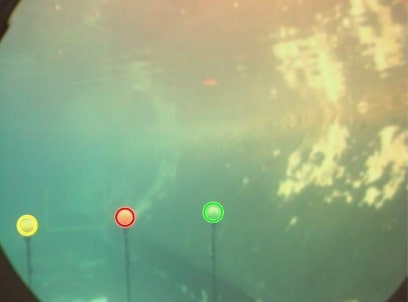
#> input picture feature.jpg, 408 x 302 px
$ python -i part3_3.py   (imports and definitions only)
#> lines starting #> are read from the running program, lines starting #| are printed output that depends on the picture
# -*- coding: utf-8 -*-

import os
import sys
# This try-catch is a workaround for Python3 when used with ROS; it is not needed for most platforms
# [4 lines not run here, left out]
import cv2
import matplotlib.pyplot as plt
import numpy as np
from scipy.stats import multivariate_normal as mvn
prev_centroid = []
thresold = np.array([.00025])
# [81 lines left out: functions get_thresholded_pdf, draw_buoy_contour, detectTuning, not called in this run]

def detectbuoy(img):
    K = 4
    colors = ['Red', 'Yellow', 'Green']
    colors_value = [(0,0,255),(0,255,255),(0,255,0)]
    # prev_centroid = []
    for i in range(0,3):
        w=np.load('parameters/weights_' +colors[i] + '.npy')
        Sigma=np.load('parameters/cv_' +colors[i] + '.npy')
        mean=np.load('parameters/mean_' +colors[i] + '.npy')
        nr, nc, d = img.shape
        n=nr*nc
        xtest=np.reshape(img,(n,d))
        likelihoods=np.zeros((K,n))
        log_likelihood=np.zeros(n)
        for k in range(K):
            likelihoods[k] = w[k] * mvn.pdf(xtest, mean[k], Sigma[k],allow_singular=True)
            log_likelihood = likelihoods.sum(0)
        log_likelihood = np.reshape(log_likelihood, (nr, nc))
        log_likelihood = detectTuning(log_likelihood, img, i)
        log_likelihood = log_likelihood.astype(np.uint8)
        frame = draw_buoy_contour(img, log_likelihood, colors_value[i])

    return img

# [20 lines left out: function main, not called in this run]

# [2 lines not run here, left out]

>>> import cv2
>>> picture = cv2.imread('feature.jpg', cv2.IMREAD_GRAYSCALE)
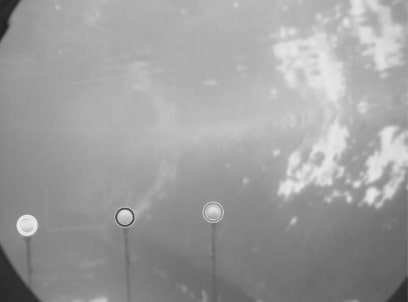
#> picture: shape (302, 408); min 32, max 239, mean 158.2
#> (the run stopped early here; a loop or call above may not have finished)
